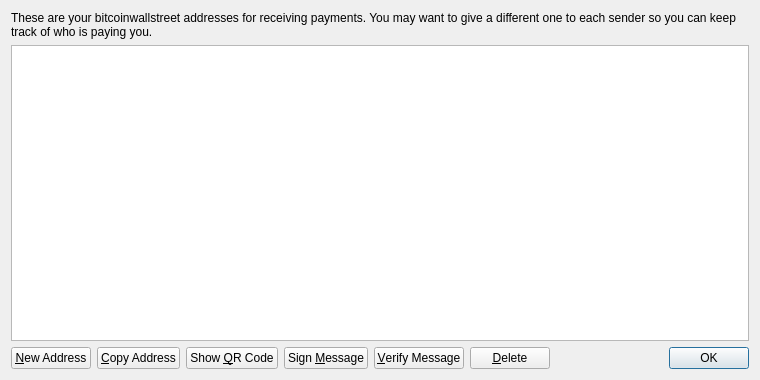
<?xml version="1.0" encoding="UTF-8"?>
<ui version="4.0">
 <class>AddressBookPage</class>
 <widget class="QWidget" name="AddressBookPage">
  <property name="geometry">
   <rect>
    <x>0</x>
    <y>0</y>
    <width>760</width>
    <height>380</height>
   </rect>
  </property>
  <property name="windowTitle">
   <string>Address Book</string>
  </property>
  <layout class="QVBoxLayout" name="verticalLayout">
   <item>
    <widget class="QLabel" name="labelExplanation">
     <property name="text">
      <string>These are your bitcoinwallstreet addresses for receiving payments. You may want to give a different one to each sender so you can keep track of who is paying you.</string>
     </property>
     <property name="textFormat">
      <enum>Qt::PlainText</enum>
     </property>
     <property name="wordWrap">
      <bool>true</bool>
     </property>
    </widget>
   </item>
   <item>
    <widget class="QTableView" name="tableView">
     <property name="contextMenuPolicy">
      <enum>Qt::CustomContextMenu</enum>
     </property>
     <property name="toolTip">
      <string>Double-click to edit address or label</string>
     </property>
     <property name="tabKeyNavigation">
      <bool>false</bool>
     </property>
     <property name="alternatingRowColors">
      <bool>true</bool>
     </property>
     <property name="selectionMode">
      <enum>QAbstractItemView::SingleSelection</enum>
     </property>
     <property name="selectionBehavior">
      <enum>QAbstractItemView::SelectRows</enum>
     </property>
     <property name="sortingEnabled">
      <bool>true</bool>
     </property>
     <attribute name="verticalHeaderVisible">
      <bool>false</bool>
     </attribute>
    </widget>
   </item>
   <item>
    <layout class="QHBoxLayout" name="horizontalLayout">
     <item>
      <widget class="QPushButton" name="newAddressButton">
       <property name="toolTip">
        <string>Create a new address</string>
       </property>
       <property name="text">
        <string>&amp;New Address</string>
       </property>
       <property name="icon">
        <iconset resource="../bitcoin.qrc">
         <normaloff>:/icons/add</normaloff>:/icons/add</iconset>
       </property>
      </widget>
     </item>
     <item>
      <widget class="QPushButton" name="copyToClipboard">
       <property name="toolTip">
        <string>Copy the currently selected address to the system clipboard</string>
       </property>
       <property name="text">
        <string>&amp;Copy Address</string>
       </property>
       <property name="icon">
        <iconset resource="../bitcoin.qrc">
         <normaloff>:/icons/editcopy</normaloff>:/icons/editcopy</iconset>
       </property>
      </widget>
     </item>
     <item>
      <widget class="QPushButton" name="showQRCode">
       <property name="text">
        <string>Show &amp;QR Code</string>
       </property>
       <property name="icon">
        <iconset resource="../bitcoin.qrc">
         <normaloff>:/icons/qrcode</normaloff>:/icons/qrcode</iconset>
       </property>
      </widget>
     </item>
     <item>
      <widget class="QPushButton" name="signMessage">
       <property name="toolTip">
        <string>Sign a message to prove you own a bitcoinwallstreet address</string>
       </property>
       <property name="text">
        <string>Sign &amp;Message</string>
       </property>
       <property name="icon">
        <iconset resource="../bitcoin.qrc">
         <normaloff>:/icons/edit</normaloff>:/icons/edit</iconset>
       </property>
      </widget>
     </item>
     <item>
      <widget class="QPushButton" name="verifyMessage">
       <property name="toolTip">
        <string>Verify a message to ensure it was signed with a specified bitcoinwallstreet address</string>
       </property>
       <property name="text">
        <string>&amp;Verify Message</string>
       </property>
       <property name="icon">
        <iconset resource="../bitcoin.qrc">
         <normaloff>:/icons/transaction_0</normaloff>:/icons/transaction_0</iconset>
       </property>
      </widget>
     </item>
     <item>
      <widget class="QPushButton" name="deleteButton">
       <property name="toolTip">
        <string>Delete the currently selected address from the list</string>
       </property>
       <property name="text">
        <string>&amp;Delete</string>
       </property>
       <property name="icon">
        <iconset resource="../bitcoin.qrc">
         <normaloff>:/icons/remove</normaloff>:/icons/remove</iconset>
       </property>
      </widget>
     </item>
     <item>
      <spacer name="horizontalSpacer">
       <property name="orientation">
        <enum>Qt::Horizontal</enum>
       </property>
       <property name="sizeHint" stdset="0">
        <size>
         <width>40</width>
         <height>20</height>
        </size>
       </property>
      </spacer>
     </item>
     <item>
      <widget class="QDialogButtonBox" name="buttonBox">
       <property name="sizePolicy">
        <sizepolicy hsizetype="Maximum" vsizetype="Fixed">
         <horstretch>0</horstretch>
         <verstretch>0</verstretch>
        </sizepolicy>
       </property>
       <property name="standardButtons">
        <set>QDialogButtonBox::Ok</set>
       </property>
      </widget>
     </item>
    </layout>
   </item>
  </layout>
 </widget>
 <resources>
  <include location="../bitcoin.qrc"/>
 </resources>
 <connections/>
</ui>
